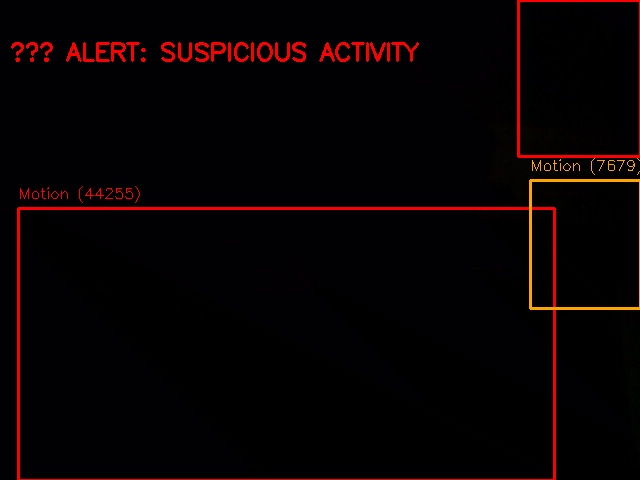
#> input picture cctv_snapshots/alert_0000_152251.jpg, 640 x 480 px, given in place of the camera
$ python cctv_detection.py
#> lines starting #> are read from the running program, lines starting #| are printed output that depends on the picture; after the words box and inside, x2 and y2 are one past the last pixel; in counts of white or black regions, pixels touching at a corner belong together
"""
RedShield AI — CCTV Intelligent Detection System
Features:
  - Live webcam feed
  - Motion detection using background subtraction
  - Crowd density estimation
  - Alert on suspicious activity
  - Save snapshots on detection

Run: python cctv_detection.py
Press 'q' to quit | 's' to save snapshot | 'r' to reset background
"""

import cv2
import numpy as np
import datetime
import os

print("🎥 RedShield CCTV Detection System Starting...")
print("Controls: [Q] Quit | [S] Save Snapshot | [R] Reset Background Model")

os.makedirs("cctv_snapshots", exist_ok=True)

# Initialize video capture (0 = webcam, or use video file path)
cap = cv2.VideoCapture(0)

if not cap.isOpened():
    print("❌ Camera not found. Using demo mode with test video pattern.")
    # Create a demo window showing the system is ready
    demo_frame = np.zeros((480, 640, 3), dtype=np.uint8)
    cv2.putText(demo_frame, "RedShield CCTV System", (120, 200),
                cv2.FONT_HERSHEY_SIMPLEX, 1, (0, 255, 100), 2)
    cv2.putText(demo_frame, "No camera detected", (160, 260),
                cv2.FONT_HERSHEY_SIMPLEX, 0.8, (0, 165, 255), 2)
    cv2.putText(demo_frame, "Connect a webcam and restart", (100, 320),
                cv2.FONT_HERSHEY_SIMPLEX, 0.7, (100, 100, 255), 1)
    cv2.imshow("RedShield CCTV", demo_frame)
    cv2.waitKey(3000)
    cv2.destroyAllWindows()
    exit()

# Background subtractor for motion detection
bg_subtractor = cv2.createBackgroundSubtractorMOG2(
    history=500, varThreshold=50, detectShadows=True
)

alert_count = 0
frame_count = 0
snapshot_count = 0

print("✅ Camera feed started. Monitoring for suspicious activity...")

while True:
    ret, frame = cap.read()
#> frame is the input picture: shape (480, 640, 3); mean B, G, R 2.7, 2, 8.6
    if not ret:
        break

    frame_count += 1
    timestamp = datetime.datetime.now().strftime("%Y-%m-%d %H:%M:%S")

    # Apply background subtraction
    fg_mask = bg_subtractor.apply(frame)
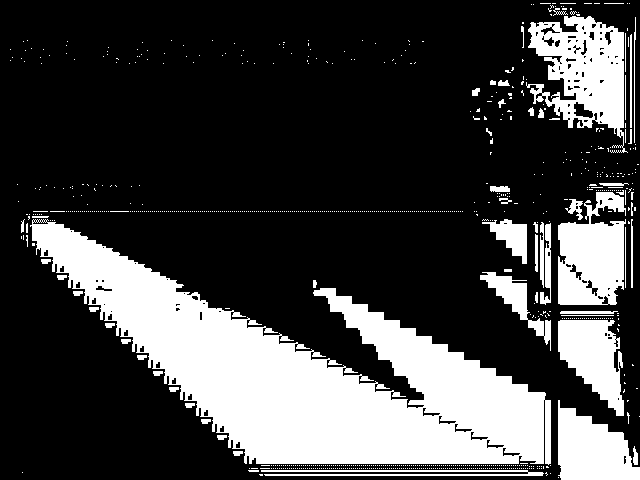
#> fg_mask: shape (480, 640); values 127 (black) and 255 (white), 26.2% white; 863 white regions (806 under 20 px), largest, box (x1, y1, x2, y2) and area: (30, 219, 551, 465) 51276, (526, 16, 628, 153) 7215, (558, 192, 626, 305) 5561

    # Remove shadows (gray pixels → black)
    _, fg_mask = cv2.threshold(fg_mask, 200, 255, cv2.THRESH_BINARY)

    # Morphological cleanup
    kernel = cv2.getStructuringElement(cv2.MORPH_ELLIPSE, (5, 5))
    fg_mask = cv2.morphologyEx(fg_mask, cv2.MORPH_OPEN, kernel)
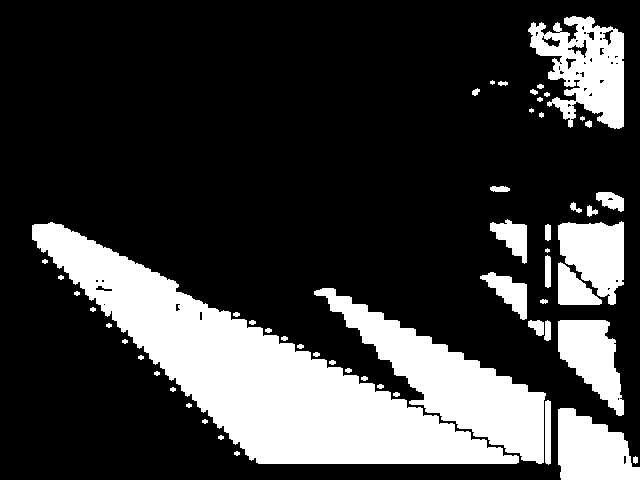
#> fg_mask: shape (480, 640); 23.7% white; 56 white regions (4 under 20 px), largest, box (x1, y1, x2, y2) and area: (32, 222, 519, 464) 36778, (314, 288, 546, 464) 12575, (528, 16, 624, 129) 6302
    fg_mask = cv2.dilate(fg_mask, kernel, iterations=2)
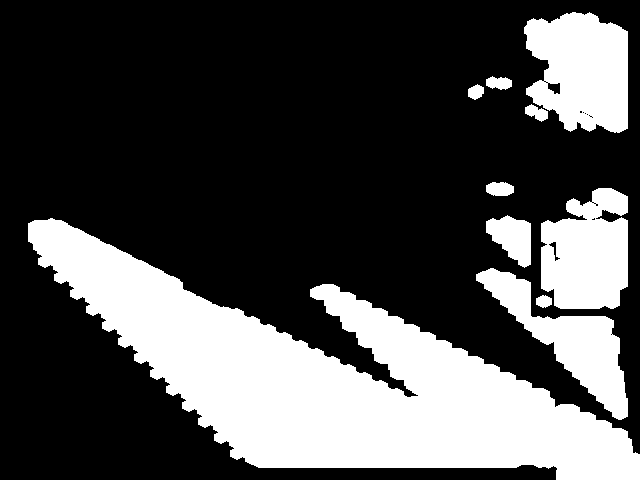
#> fg_mask: shape (480, 640); 30.1% white; 10 white regions

    # Find contours (moving objects)
    contours, _ = cv2.findContours(fg_mask, cv2.RETR_EXTERNAL, cv2.CHAIN_APPROX_SIMPLE)
#> contours = 10 contours; largest, box (x1, y1, x2, y2) and area: (28, 218, 640, 480) 63240, (524, 12, 628, 133) 9676, (541, 188, 628, 309) 8274, (476, 268, 628, 420) 7024, (486, 215, 531, 268) 1438

    motion_count = 0
    alert = False

    for contour in contours:
        area = cv2.contourArea(contour)
        if area > 1500:  # Filter small noise
            x, y, w, h = cv2.boundingRect(contour)
            motion_count += 1

            # Color based on size (large object = suspicious)
            if area > 8000:
                color = (0, 0, 255)   # Red = high alert
                alert = True
            elif area > 4000:
                color = (0, 165, 255) # Orange = medium
            else:
                color = (0, 255, 0)   # Green = low

            cv2.rectangle(frame, (x, y), (x + w, y + h), color, 2)
            cv2.putText(frame, f"Motion ({int(area)})", (x, y - 10),
                        cv2.FONT_HERSHEY_SIMPLEX, 0.5, color, 1)
#> this loop made 10 passes
#> (area, x, y, w, h, color) on passes 2, 3, 5, 10: (7024.5, 476, 268, 152, 152, (0, 165, 255)), (63239.5, 28, 218, 612, 262, (0, 0, 255)), (8274.5, 541, 188, 87, 121, (0, 0, 255)), (9676, 524, 12, 104, 121, (0, 0, 255))
#> area on passes 1, 4, 6, 7, 8, 9: 136, 1438, 292, 212, 159.5, 233
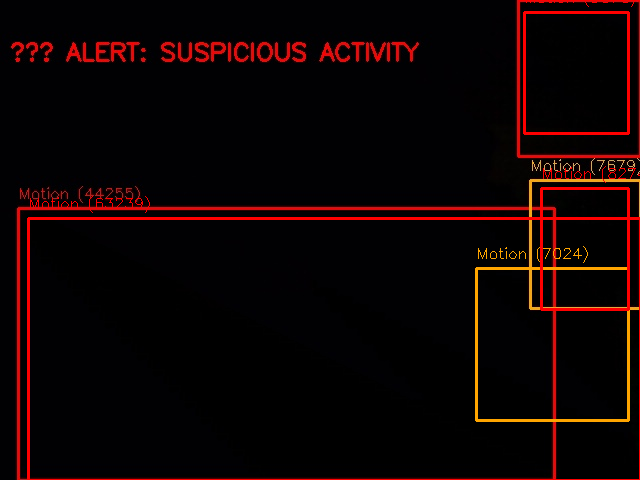
#> frame: shape (480, 640, 3); 2.79% of pixels changed, all inside (x1, y1, x2, y2) = (27, 0, 640, 480)
#> after the loop, motion_count = 4

    # Alert triggered
    if alert:
        alert_count += 1
        cv2.putText(frame, "⚠ ALERT: SUSPICIOUS ACTIVITY", (10, 60),
                    cv2.FONT_HERSHEY_SIMPLEX, 0.8, (0, 0, 255), 2)
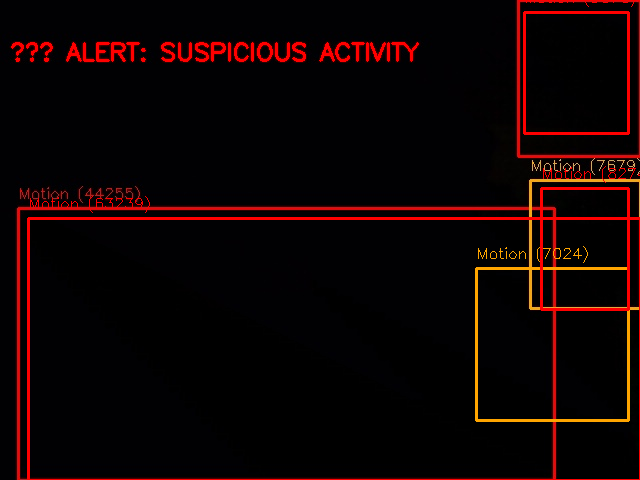
#> frame: shape (480, 640, 3); 0.91% of pixels changed, all inside (x1, y1, x2, y2) = (11, 42, 419, 62)
        # Red border flash every other frame
        if alert_count % 2 == 0:
            cv2.rectangle(frame, (0, 0), (frame.shape[1]-1, frame.shape[0]-1), (0, 0, 255), 5)

        # Auto-save snapshot on new alert
        if alert_count % 30 == 1:
            snap_path = f"cctv_snapshots/alert_{snapshot_count:04d}_{datetime.datetime.now().strftime('%H%M%S')}.jpg"
            cv2.imwrite(snap_path, frame)
            print(f"📸 Alert snapshot saved: {snap_path}")
            snapshot_count += 1

    # Crowd density
    density = "CLEAR" if motion_count == 0 else "LOW" if motion_count < 3 else "MEDIUM" if motion_count < 6 else "HIGH"
#> density = 'MEDIUM'
    density_color = (0, 255, 0) if density == "CLEAR" else (0, 165, 255) if density in ["LOW", "MEDIUM"] else (0, 0, 255)
#> density_color = (0, 165, 255)

    # HUD overlay
    overlay = frame.copy()
    cv2.rectangle(overlay, (0, 0), (400, 100), (0, 0, 0), -1)
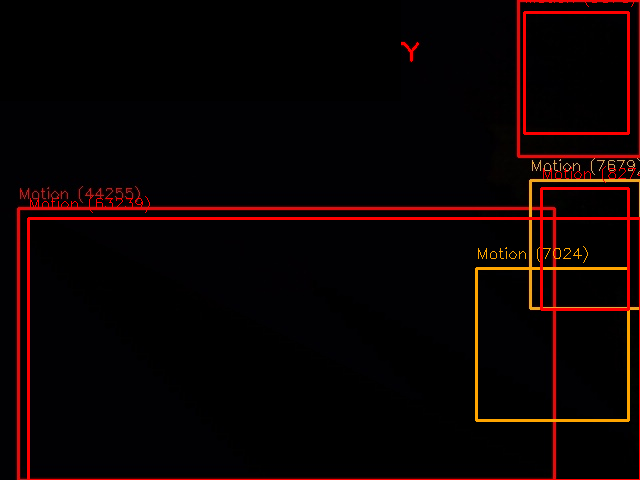
#> overlay: shape (480, 640, 3); 13.16% of pixels changed, all inside (x1, y1, x2, y2) = (0, 0, 401, 101)
    cv2.addWeighted(overlay, 0.5, frame, 0.5, 0, frame)

    cv2.putText(frame, f"RedShield CCTV | {timestamp}", (10, 20),
                cv2.FONT_HERSHEY_SIMPLEX, 0.55, (255, 255, 255), 1)
    cv2.putText(frame, f"Objects: {motion_count} | Density: {density}", (10, 45),
                cv2.FONT_HERSHEY_SIMPLEX, 0.55, density_color, 1)
    cv2.putText(frame, f"Alerts: {alert_count} | Frames: {frame_count}", (10, 70),
                cv2.FONT_HERSHEY_SIMPLEX, 0.45, (180, 180, 180), 1)
    cv2.putText(frame, "[Q] Quit  [S] Snapshot  [R] Reset", (10, 90),
                cv2.FONT_HERSHEY_SIMPLEX, 0.4, (150, 150, 150), 1)
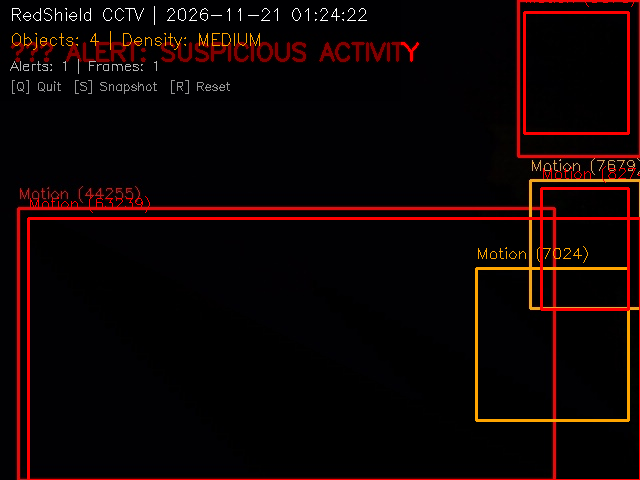
#> frame: shape (480, 640, 3); mean B, G, R 3.2, 3.8, 15.4

    cv2.imshow("RedShield CCTV — AI Detection", frame)

    # Keyboard controls
    key = cv2.waitKey(1) & 0xFF
#> (key q is pressed here)
    if key == ord('q'):
        print("👋 Shutting down CCTV system...")
        break
    elif key == ord('s'):
        snap_path = f"cctv_snapshots/manual_{snapshot_count:04d}.jpg"
        cv2.imwrite(snap_path, frame)
        print(f"📸 Manual snapshot saved: {snap_path}")
        snapshot_count += 1
    elif key == ord('r'):
        bg_subtractor = cv2.createBackgroundSubtractorMOG2(history=500, varThreshold=50, detectShadows=True)
        print("🔄 Background model reset.")

cap.release()
cv2.destroyAllWindows()
print(f"\n📊 Session Summary: {frame_count} frames | {alert_count} alerts | {snapshot_count} snapshots")
